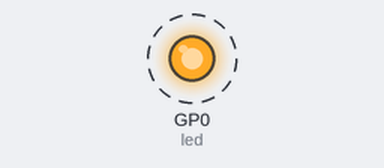
The program below on a simulated Raspberry Pi Pico running MicroPython. Shown: output pins drawn as LEDs (lit = HIGH). Dashed ring = blinking. What the program prints to the serial console is not drawn.

Above: at 0.5 s.
Timing chart, 0 to 4.6 s (numbered marks = the images above):
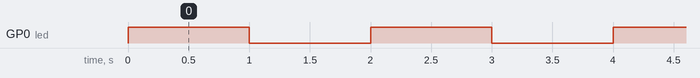

Measured:
- by itself, GP0 (led): alternates HIGH for 1.0 s and LOW for 1.0 s

The program:

SimpleLEDToggle.py
```python
"""
•	Push and hold the BOOTSEL button on the Pico.
•	Then connect to your computer using a micro USB cable.
•	Release BOOTSEL once the drive RPI-RP2 appears on your computer.
•	Drag and drop the UF2 file on to the RPI-RP2 drive. The Raspberry Pi Pico will reboot and will now run MicroPython.
•	Thonny go to Tools > Options and click on the Interpreter tab. From the interpreter dropdown list select MicroPython (Raspberry Pi Pico).
•	Place PICO on breadboard
•	Connect GP0 to resistor, Resistor to LED and LED to ground
•	Connect GND pin on Pico to GND
•	Run the program

P39 is VSYS
P38 is GND
P1 is GP0 (on the side of BOOTSEL)
Connect P1 (GP0) to resistor 1 k.
Connect Resistor to Long leg of LED
Connect short leg of LED to bread board gnd
Connect +ve of battery to P39
Connect P38 to Breadboard GND

"""

from machine import Pin
import utime
print("start1")
led = Pin(0, Pin.OUT)
print("start2")
led.low()
print("start3")
while True:
    print("in loop")
    led.toggle()
    print("Toggle")
    utime.sleep(1)
```
